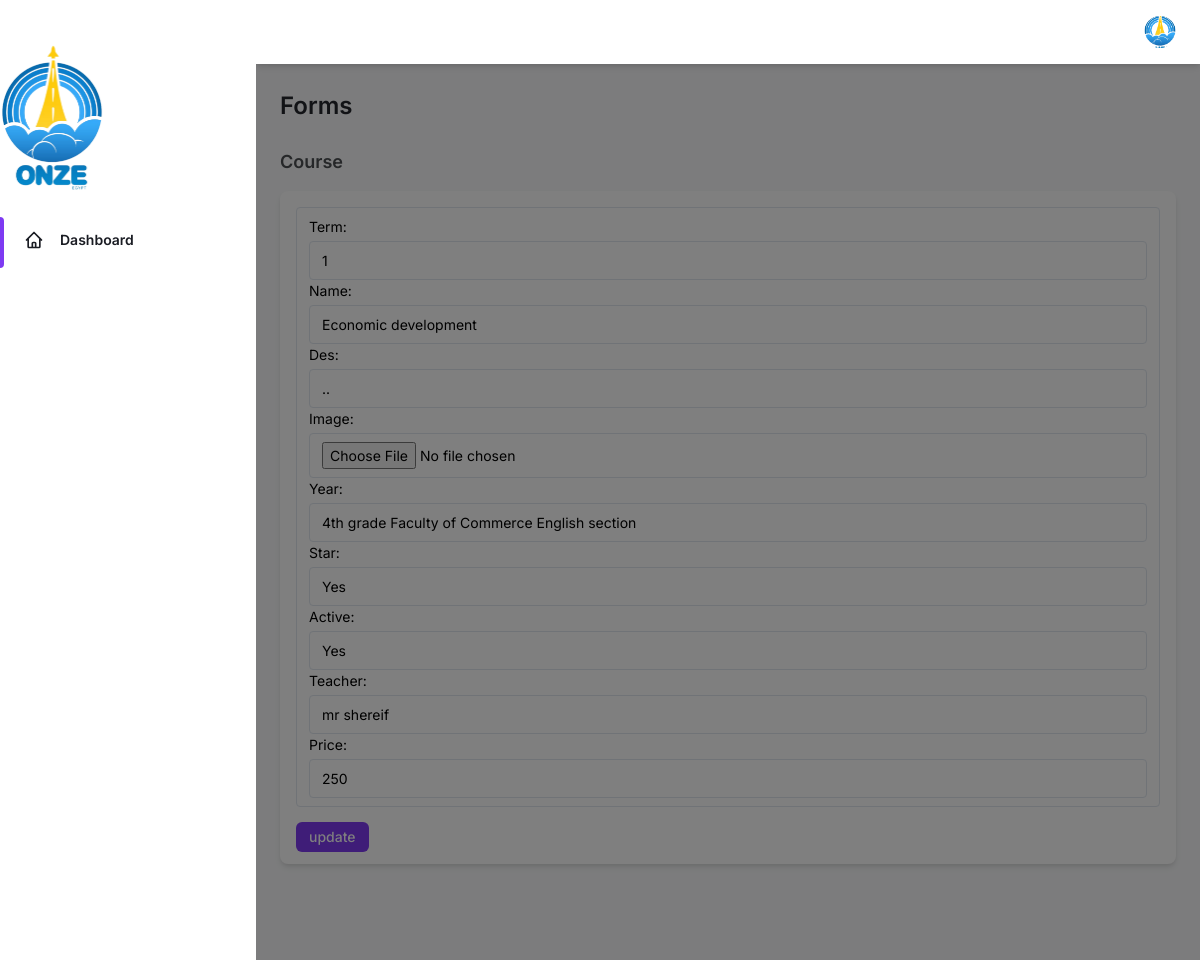
Screenshot of /pages/CatUpdate/3/ (signed in) with the database file from the repository.
### course/models.py (models this page shows, shortened)
class CatCourses(models.Model):
    choices = [
        ("1",'1'),('2','2')
    ]
    term = models.CharField(max_length=10, choices=choices)
    name = models.CharField(max_length=100)
    des = models.TextField()
    price = models.IntegerField()
    image = models.ImageField(upload_to='CatCourses/%y/%m/%d', null=True , blank= True)
    year = models.ForeignKey(year, on_delete=models.CASCADE, related_name='ye')
    star = models.BooleanField(default=False, null=True, blank=True)
    active = models.BooleanField(default=True, null=True, blank=True)
    users = models.ManyToManyField(User, blank=True)
    teacher = models.ForeignKey(Teacher, on_delete=models.PROTECT, related_name='cources' ,null=True, blank=True)
    cartIcon = models.BooleanField(null=True, blank=True)
    myCourseIcon = models.BooleanField(null=True, blank=True)

class year(models.Model):
    name = models.CharField(max_length=100)
    college = models.ForeignKey(college, on_delete=models.CASCADE)
    def __str__(self) -> str:
        return (self.name +"  "+self.college.name)

class college(models.Model):
    name = models.CharField(max_length=100)

class Teacher(models.Model):
    name = models.CharField(max_length=50)
    des = models.TextField()
    image = models.ImageField(upload_to='teacher/%y/%m/%d', null=True , blank=True)
    def __str__(self):
        return self.name

### website/views.py (the view, shortened to what this page needs)
# urls.py: path('CatUpdate/<int:id>/', updateCatCoursesForm, name="Update"),
@login_required
def updateCatCoursesForm(request, id):
    if request.method == 'GET' :
        bb = CatCourses.objects.get(id = id)
        context = {
            "forms": CoursesForms(instance=bb),
            "dd":"update"
        }
        return render( request,'charts.html', context=context)

### templates/charts.html (shortened to what this page needs)
{% load static %}
<!DOCTYPE html>
<html :class="{ 'theme-dark': dark }" x-data="data()" lang="en">
  <head>
    <link rel="stylesheet" href=" {% static 'assets/css/tailwind.output.css' %} " />
  </head>
  <body>
    <div
      class="flex h-screen bg-gray-50 dark:bg-gray-900"
      :class="{ 'overflow-hidden': isSideMenuOpen }"
    >
      <aside
        class="z-20 hidden w-64 overflow-y-auto bg-white dark:bg-gray-800 md:block flex-shrink-0"
      >
        <div class="py-4 text-gray-500 dark:text-gray-400">
          <a
            class="ml-6 text-lg font-bold text-gray-800 dark:text-gray-200"
            href="{% url 'pages:index' %}"
          >
            <img src="{% static 'logo\wwww-removebg-preview.png' %}" style="height: 150px; width: auto;" >
          </a>
          <ul class="mt-6">
            <li class="relative px-6 py-3">
              <span
                class="absolute inset-y-0 left-0 w-1 bg-purple-600 rounded-tr-lg rounded-br-lg"
                aria-hidden="true"
              ></span>
              <a
                class="inline-flex items-center w-full text-sm font-semibold text-gray-800 transition-colors duration-150 hover:text-gray-800 dark:hover:text-gray-200 dark:text-gray-100"
                href="{% url 'pages:index' %}"
              >
                <svg
                  class="w-5 h-5"
                  aria-hidden="true"
                  fill="none"
                  stroke-linecap="round"
                  stroke-linejoin="round"
                  stroke-width="2"
                  viewBox="0 0 24 24"
                  stroke="currentColor"
                >
                  <path
                    d="M3 12l2-2m0 0l7-7 7 7M5 10v10a1 1 0 001 1h3m10-11l2 2m-2-2v10a1 1 0 01-1 1h-3m-6 0a1 1 0 001-1v-4a1 1 0 011-1h2a1 1 0 011 1v4a1 1 0 001 1m-6 0h6"
                  ></path>
                </svg>
                <span class="ml-4">Dashboard</span>
              </a>
            </li>
          </ul>
        </div>
      </aside>
      <div
        x-show="isSideMenuOpen"
        x-transition:enter="transition ease-in-out duration-150"
        x-transition:enter-start="opacity-0"
        x-transition:enter-end="opacity-100"
        x-transition:leave="transition ease-in-out duration-150"
        x-transition:leave-start="opacity-100"
        x-transition:leave-end="opacity-0"
        class="fixed inset-0 z-10 flex items-end bg-black bg-opacity-50 sm:items-center sm:justify-center"
      ></div>
      <div class="flex flex-col flex-1 w-full">
        <header class="z-10 py-4 bg-white shadow-md dark:bg-gray-800">
          <div
            class="container flex items-center justify-between h-full px-6 mx-auto text-purple-600 dark:text-purple-300"
          >
            <ul class="flex items-center flex-shrink-0 space-x-6">
              <li class="relative">
                <button
                  class="align-middle rounded-full focus:shadow-outline-purple focus:outline-none"
                  @click="toggleProfileMenu"
                  @keydown.escape="closeProfileMenu"
                  aria-label="Account"
                  aria-haspopup="true"
                >
                  <img
                    class="object-cover w-8 h-8 rounded-full"
                    src="{% static 'logo\wwww-removebg-preview.png' %}"
                    alt=""
                    aria-hidden="true"
                  />
                </button>
              </li>
            </ul>
          </div>
        </header>
        <main class="h-full pb-16 overflow-y-auto">
          <div class="container px-6 mx-auto grid">
            <h2
              class="my-6 text-2xl font-semibold text-gray-700 dark:text-gray-200"
            >
              Forms
            </h2>
            <h4
              class="mb-4 text-lg font-semibold text-gray-600 dark:text-gray-300"
            >
              Course
            </h4>
            <div
              class="px-4 py-3 mb-8 bg-white rounded-lg shadow-md dark:bg-gray-800"
            >
            <form method="post" enctype="multipart/form-data">
              <label class="block text-sm">
                <div
                  class="block w-full mt-1 text-sm dark:border-gray-600 dark:bg-gray-700 focus:border-purple-400 focus:outline-none focus:shadow-outline-purple dark:text-gray-300 dark:focus:shadow-outline-gray form-input"
                >
                {{forms}}{{messagee}}
              </div>
              </label>
              <button
                  class="px-3 py-1 text-sm font-medium leading-5 text-white transition-colors duration-150 bg-purple-600 border border-transparent rounded-md active:bg-purple-600 hover:bg-purple-700 focus:outline-none focus:shadow-outline-purple"
                type="submit" style="margin-top: 15px;">
                  {{dd}}
                </button>
              </form>
          </div>
        </main>
      </div>
    </div>
  </body>
</html>

### rows the page displays
CatCourses: term "1", name "Economic development", des "..", year "4th grade Faculty of Commerce English section", star "Yes", active "Yes", teacher "mr shereif", price "250"

### other values shown
{{ dd }} "update"
